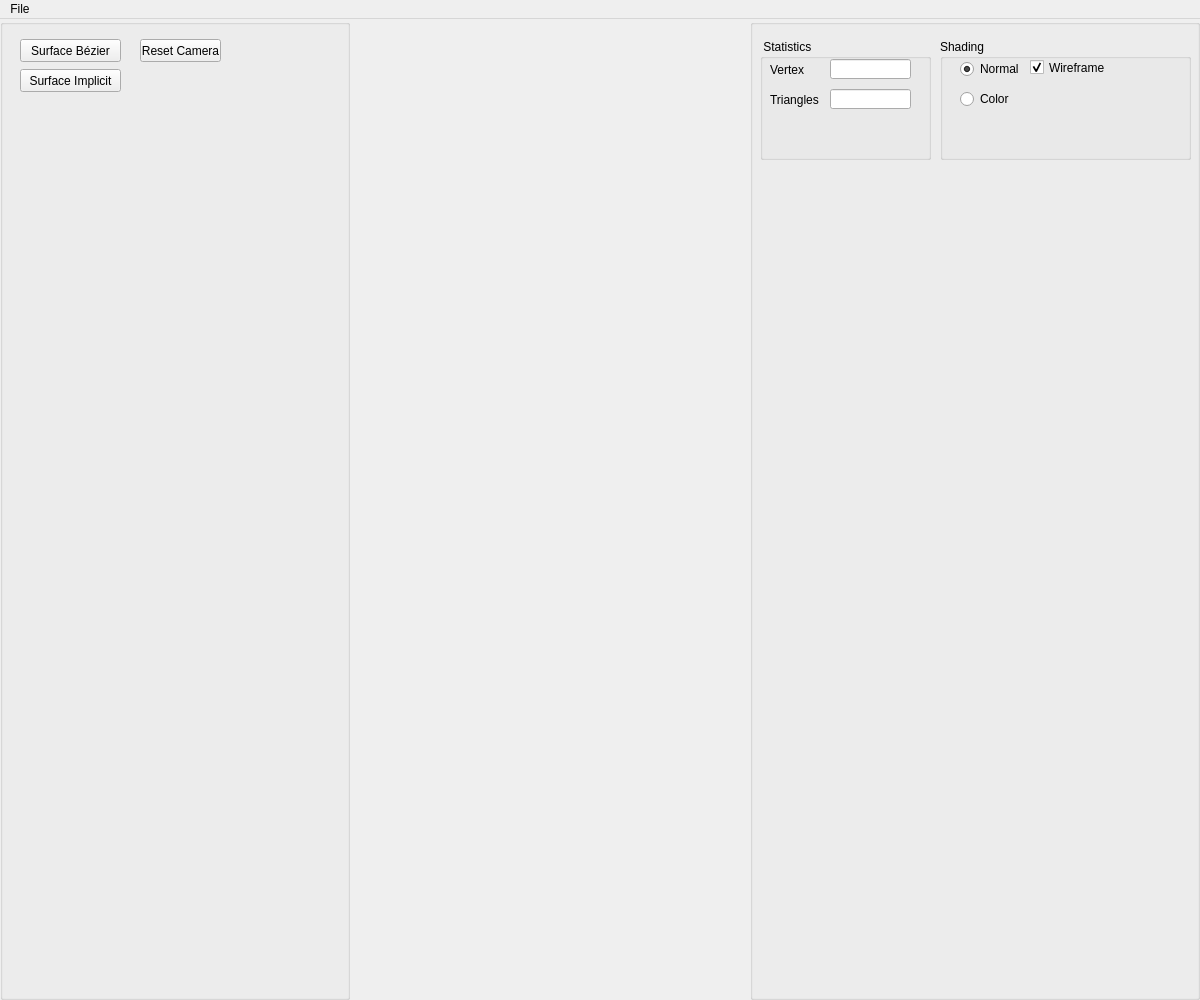
<?xml version="1.0" encoding="UTF-8"?>
<ui version="4.0">
 <class>Assets</class>
 <widget class="QMainWindow" name="Assets">
  <property name="geometry">
   <rect>
    <x>0</x>
    <y>0</y>
    <width>1200</width>
    <height>1000</height>
   </rect>
  </property>
  <property name="minimumSize">
   <size>
    <width>420</width>
    <height>300</height>
   </size>
  </property>
  <property name="windowTitle">
   <string>Implicit Terrain</string>
  </property>
  <widget class="QWidget" name="centralwidget">
   <layout class="QHBoxLayout">
    <property name="spacing">
     <number>0</number>
    </property>
    <property name="leftMargin">
     <number>0</number>
    </property>
    <property name="topMargin">
     <number>0</number>
    </property>
    <property name="rightMargin">
     <number>0</number>
    </property>
    <property name="bottomMargin">
     <number>0</number>
    </property>
    <item>
     <widget class="QGroupBox" name="Objects_groupBox">
      <property name="enabled">
       <bool>true</bool>
      </property>
      <property name="sizePolicy">
       <sizepolicy hsizetype="Fixed" vsizetype="Minimum">
        <horstretch>0</horstretch>
        <verstretch>0</verstretch>
       </sizepolicy>
      </property>
      <property name="minimumSize">
       <size>
        <width>350</width>
        <height>250</height>
       </size>
      </property>
      <property name="title">
       <string/>
      </property>
      <widget class="QPushButton" name="boxMesh">
       <property name="geometry">
        <rect>
         <x>20</x>
         <y>20</y>
         <width>101</width>
         <height>23</height>
        </rect>
       </property>
       <property name="toolTip">
        <string>&lt;!DOCTYPE HTML PUBLIC &quot;-//W3C//DTD HTML 4.0//EN&quot; &quot;http://www.w3.org/TR/REC-html40/strict.dtd&quot;&gt;
&lt;html&gt;&lt;head&gt;&lt;meta name=&quot;qrichtext&quot; content=&quot;1&quot; /&gt;&lt;style type=&quot;text/css&quot;&gt;
p, li { white-space: pre-wrap; }
&lt;/style&gt;&lt;/head&gt;&lt;body style=&quot; font-family:'MS Shell Dlg 2'; font-size:8pt; font-weight:400; font-style:normal;&quot;&gt;
&lt;p style=&quot; margin-top:0px; margin-bottom:0px; margin-left:0px; margin-right:0px; -qt-block-indent:0; text-indent:0px;&quot;&gt;&lt;span style=&quot; color:#5500ff;&quot;&gt;Callback #01&lt;/span&gt;&lt;/p&gt;
&lt;p style=&quot; margin-top:0px; margin-bottom:0px; margin-left:0px; margin-right:0px; -qt-block-indent:0; text-indent:0px;&quot;&gt;&lt;span style=&quot; font-style:italic; color:#aa00ff;&quot;&gt;Create Eurographics 1996 Bear&lt;/span&gt;&lt;/p&gt;&lt;/body&gt;&lt;/html&gt;</string>
       </property>
       <property name="text">
        <string>Surface Bézier</string>
       </property>
       <property name="checkable">
        <bool>false</bool>
       </property>
      </widget>
      <widget class="QPushButton" name="resetcameraButton">
       <property name="geometry">
        <rect>
         <x>140</x>
         <y>20</y>
         <width>81</width>
         <height>23</height>
        </rect>
       </property>
       <property name="toolTip">
        <string>&lt;html&gt;&lt;head/&gt;&lt;body&gt;&lt;p&gt;&lt;span style=&quot; color:#5500ff;&quot;&gt;Callback #03&lt;/span&gt;&lt;/p&gt;&lt;p&gt;&lt;span style=&quot; font-style:italic; color:#aa00ff;&quot;&gt;Create Eurographics 1996 Bird&lt;/span&gt;&lt;/p&gt;&lt;/body&gt;&lt;/html&gt;</string>
       </property>
       <property name="text">
        <string>Reset Camera</string>
       </property>
       <property name="checkable">
        <bool>true</bool>
       </property>
       <property name="autoDefault">
        <bool>false</bool>
       </property>
       <property name="default">
        <bool>false</bool>
       </property>
       <property name="flat">
        <bool>false</bool>
       </property>
      </widget>
      <widget class="QPushButton" name="sphereImplicit">
       <property name="geometry">
        <rect>
         <x>20</x>
         <y>50</y>
         <width>101</width>
         <height>23</height>
        </rect>
       </property>
       <property name="toolTip">
        <string>&lt;!DOCTYPE HTML PUBLIC &quot;-//W3C//DTD HTML 4.0//EN&quot; &quot;http://www.w3.org/TR/REC-html40/strict.dtd&quot;&gt;
&lt;html&gt;&lt;head&gt;&lt;meta name=&quot;qrichtext&quot; content=&quot;1&quot; /&gt;&lt;style type=&quot;text/css&quot;&gt;
p, li { white-space: pre-wrap; }
&lt;/style&gt;&lt;/head&gt;&lt;body style=&quot; font-family:'MS Shell Dlg 2'; font-size:8pt; font-weight:400; font-style:normal;&quot;&gt;
&lt;p style=&quot; margin-top:0px; margin-bottom:0px; margin-left:0px; margin-right:0px; -qt-block-indent:0; text-indent:0px;&quot;&gt;&lt;span style=&quot; color:#5500ff;&quot;&gt;Callback #01&lt;/span&gt;&lt;/p&gt;
&lt;p style=&quot; margin-top:0px; margin-bottom:0px; margin-left:0px; margin-right:0px; -qt-block-indent:0; text-indent:0px;&quot;&gt;&lt;span style=&quot; font-style:italic; color:#aa00ff;&quot;&gt;Create Eurographics 1996 Bear&lt;/span&gt;&lt;/p&gt;&lt;/body&gt;&lt;/html&gt;</string>
       </property>
       <property name="text">
        <string>Surface Implicit</string>
       </property>
       <property name="checkable">
        <bool>false</bool>
       </property>
      </widget>
     </widget>
    </item>
    <item>
     <widget class="QWidget" name="widget_GL" native="true"/>
    </item>
    <item>
     <widget class="QGroupBox" name="Parameters_groupBox">
      <property name="sizePolicy">
       <sizepolicy hsizetype="Maximum" vsizetype="Minimum">
        <horstretch>0</horstretch>
        <verstretch>0</verstretch>
       </sizepolicy>
      </property>
      <property name="minimumSize">
       <size>
        <width>450</width>
        <height>141</height>
       </size>
      </property>
      <property name="title">
       <string/>
      </property>
      <widget class="QGroupBox" name="groupBox_4">
       <property name="geometry">
        <rect>
         <x>10</x>
         <y>20</y>
         <width>171</width>
         <height>121</height>
        </rect>
       </property>
       <property name="title">
        <string> Statistics</string>
       </property>
       <widget class="QLabel" name="label_2">
        <property name="geometry">
         <rect>
          <x>10</x>
          <y>20</y>
          <width>61</width>
          <height>21</height>
         </rect>
        </property>
        <property name="text">
         <string>Vertex</string>
        </property>
       </widget>
       <widget class="QLineEdit" name="lineEdit_2">
        <property name="geometry">
         <rect>
          <x>70</x>
          <y>50</y>
          <width>81</width>
          <height>20</height>
         </rect>
        </property>
        <property name="alignment">
         <set>Qt::AlignRight|Qt::AlignTrailing|Qt::AlignVCenter</set>
        </property>
       </widget>
       <widget class="QLabel" name="label_3">
        <property name="geometry">
         <rect>
          <x>10</x>
          <y>50</y>
          <width>61</width>
          <height>21</height>
         </rect>
        </property>
        <property name="text">
         <string>Triangles</string>
        </property>
       </widget>
       <widget class="QLineEdit" name="lineEdit">
        <property name="geometry">
         <rect>
          <x>70</x>
          <y>20</y>
          <width>81</width>
          <height>20</height>
         </rect>
        </property>
        <property name="text">
         <string/>
        </property>
        <property name="alignment">
         <set>Qt::AlignRight|Qt::AlignTrailing|Qt::AlignVCenter</set>
        </property>
       </widget>
      </widget>
      <widget class="QGroupBox" name="groupBox_13">
       <property name="geometry">
        <rect>
         <x>190</x>
         <y>20</y>
         <width>251</width>
         <height>121</height>
        </rect>
       </property>
       <property name="title">
        <string>Shading</string>
       </property>
       <widget class="QRadioButton" name="radioShadingButton_1">
        <property name="geometry">
         <rect>
          <x>20</x>
          <y>20</y>
          <width>61</width>
          <height>20</height>
         </rect>
        </property>
        <property name="text">
         <string>Normal</string>
        </property>
        <property name="checked">
         <bool>true</bool>
        </property>
       </widget>
       <widget class="QCheckBox" name="wireframe">
        <property name="geometry">
         <rect>
          <x>90</x>
          <y>20</y>
          <width>81</width>
          <height>17</height>
         </rect>
        </property>
        <property name="text">
         <string>Wireframe</string>
        </property>
        <property name="checked">
         <bool>true</bool>
        </property>
       </widget>
       <widget class="QRadioButton" name="radioShadingButton_2">
        <property name="geometry">
         <rect>
          <x>20</x>
          <y>50</y>
          <width>61</width>
          <height>20</height>
         </rect>
        </property>
        <property name="text">
         <string>Color</string>
        </property>
        <property name="checked">
         <bool>false</bool>
        </property>
       </widget>
      </widget>
     </widget>
    </item>
   </layout>
  </widget>
  <widget class="QMenuBar" name="menubar">
   <property name="geometry">
    <rect>
     <x>0</x>
     <y>0</y>
     <width>1200</width>
     <height>22</height>
    </rect>
   </property>
   <widget class="QMenu" name="menuFile">
    <property name="title">
     <string>File</string>
    </property>
   </widget>
   <addaction name="menuFile"/>
  </widget>
  <action name="actionExit">
   <property name="text">
    <string>Exit</string>
   </property>
   <property name="shortcut">
    <string>Esc</string>
   </property>
  </action>
  <action name="actionNew_Scene">
   <property name="text">
    <string>New Scene</string>
   </property>
  </action>
  <action name="actionExport_obj">
   <property name="text">
    <string>OBJ File (.obj)</string>
   </property>
  </action>
  <action name="actionExport_ma">
   <property name="text">
    <string>Maya File (.ma)</string>
   </property>
  </action>
  <action name="actionLoad_ma">
   <property name="text">
    <string>Load</string>
   </property>
  </action>
  <action name="actionGL">
   <property name="text">
    <string>GL</string>
   </property>
  </action>
  <action name="actionVectorized">
   <property name="text">
    <string>Vectorized</string>
   </property>
  </action>
  <action name="actionExport_svg">
   <property name="text">
    <string>SVG File (.svg)</string>
   </property>
  </action>
  <action name="actionSphere_Tracing_png">
   <property name="text">
    <string>Sphere Tracing (.png)</string>
   </property>
  </action>
 </widget>
 <resources/>
 <connections/>
</ui>
